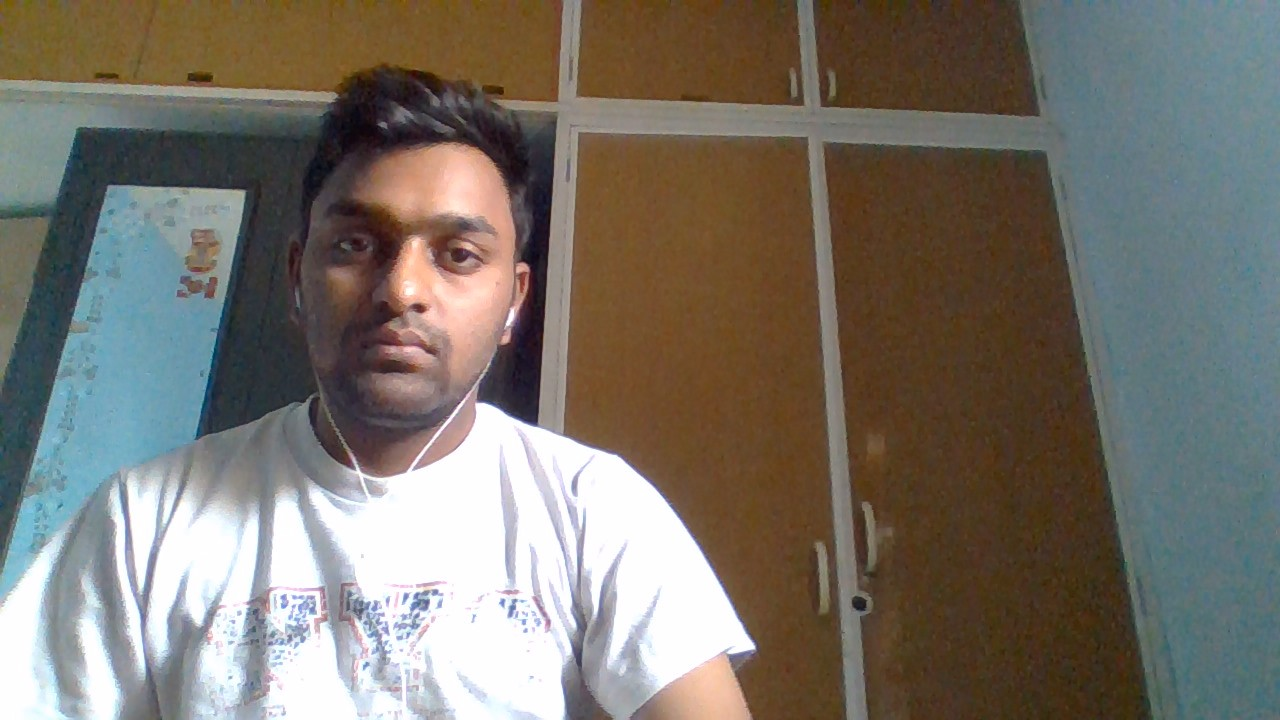
#> input picture Vision/Machine learning/OpenCV/left.JPG, 1280 x 720 px, found by its file name
$ python add_img.py
#> lines starting #> are read from the running program, lines starting #| are printed output that depends on the picture
import cv2
import numpy as np

img1 = cv2.imread('left.jpg')
#> img1 is the input picture: shape (720, 1280, 3); mean B, G, R 106.1, 115.1, 121.1
img2 = cv2.imread('right.jpg')
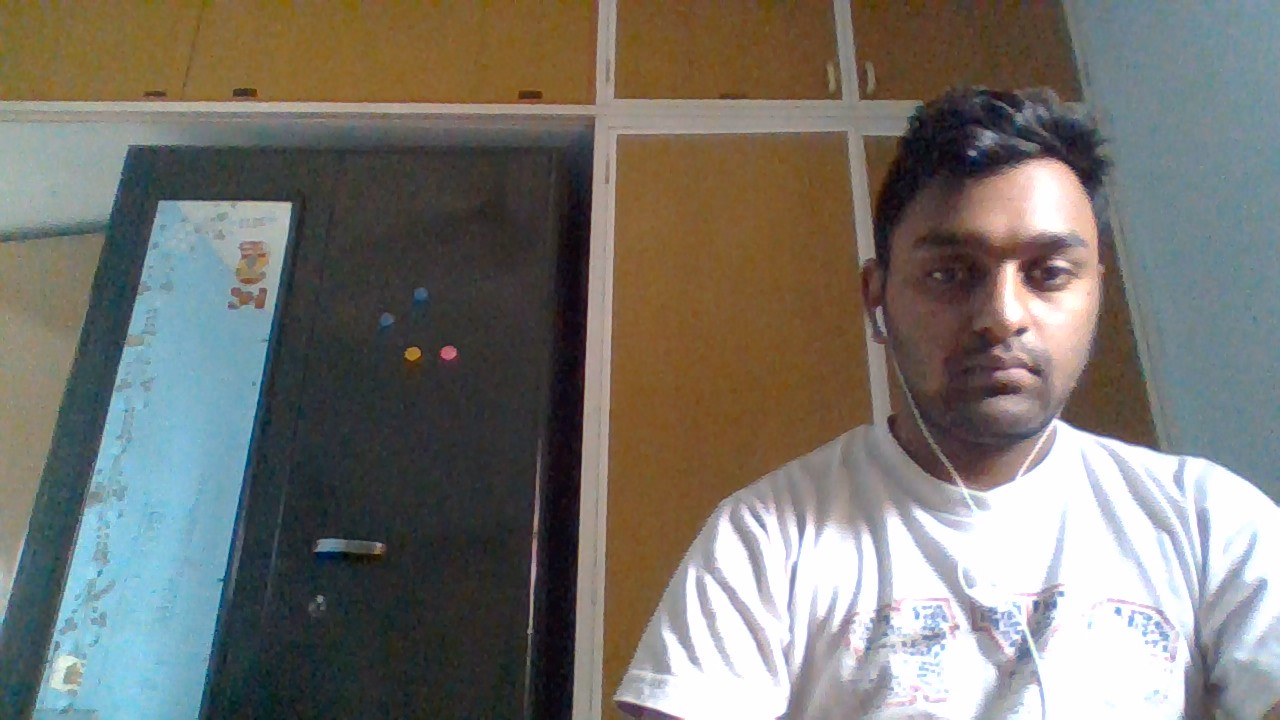
#> input picture Vision/Machine learning/OpenCV/right.JPG, 1280 x 720 px, found by its file name
#> img2 is the input picture: shape (720, 1280, 3); mean B, G, R 110.3, 116.7, 119.3

#add = img1+img2
add=cv2.add(img1,img2)
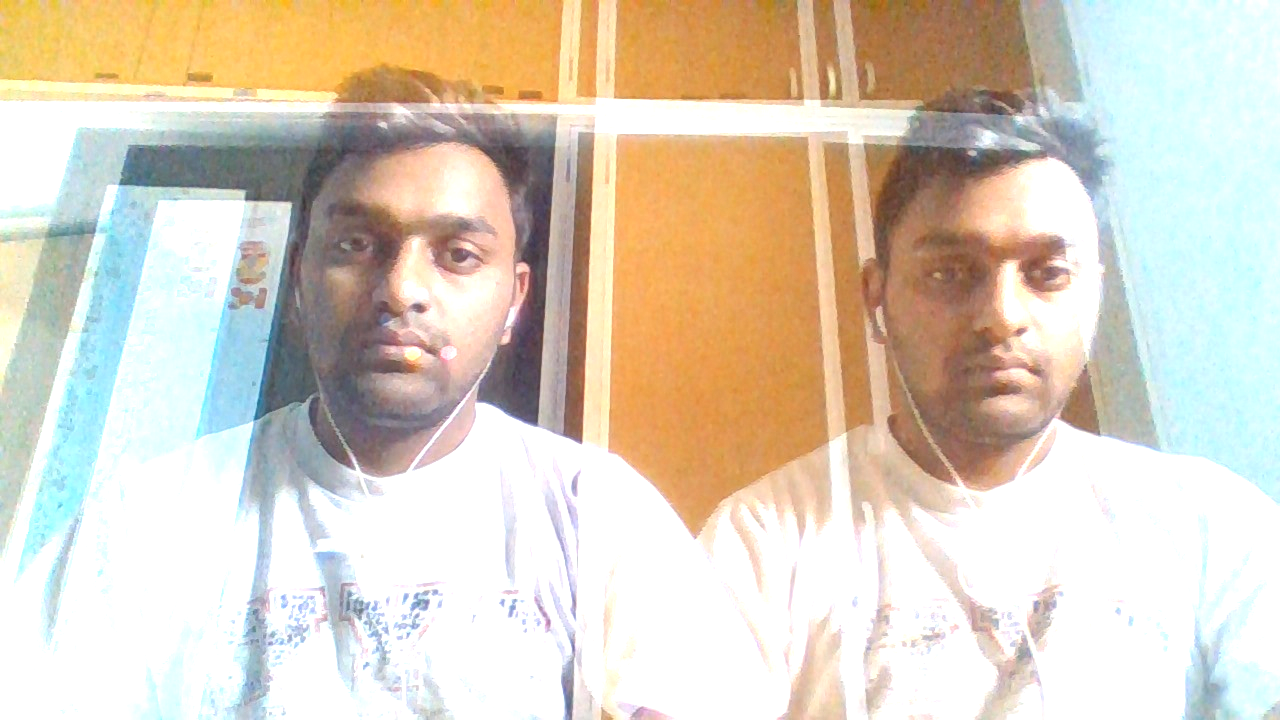
#> add: shape (720, 1280, 3); mean B, G, R 190.3, 207.8, 219.3
#weighted = cv2.addWeighted(img1,0.6,img2,0.4,0)
cv2.imshow('add',add)
#cv2.imshow('weighted',weighted)
cv2.waitKey(0)
cv2.imwrite('sandeepchange.png',add)
cv2.destroyAllWindows()
